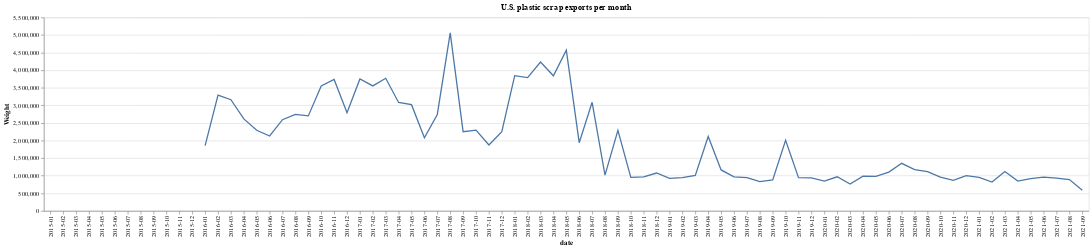

Notebook cell for this chart:
### Code cell
alt.Chart(month_avg_plastic).mark_line().encode(
    x='date',
    y='Weight'
).properties(
    title='U.S. plastic scrap exports per month')

### Figure 1 — Vega-Lite specification as saved in the notebook (floating-point values rounded to 4 significant figures)
{"config": {"view": {"continuousWidth": 400, "continuousHeight": 300}}, "data": {"name": "data-f74002d15240e4caf77b586acc64de90"}, "mark": "line", "encoding": {"x": {"type": "nominal", "field": "date"}, "y": {"type": "quantitative", "field": "Weight"}}, "title": "U.S. plastic scrap exports per month", "$schema": "https://vega.github.io/schema/vega-lite/v4.8.1.json", "datasets": {"data-f74002d15240e4caf77b586acc64de90": [{"date": "2015-01", "Weight": null}, {"date": "2015-02", "Weight": null}, {"date": "2015-03", "Weight": null}, {"date": "2015-04", "Weight": null}, {"date": "2015-05", "Weight": null}, {"date": "2015-06", "Weight": null}, {"date": "2015-07", "Weight": null}, {"date": "2015-08", "Weight": null}, {"date": "2015-09", "Weight": null}, {"date": "2015-10", "Weight": null}, {"date": "2015-11", "Weight": null}, {"date": "2015-12", "Weight": null}, {"date": "2016-01", "Weight": 1856000.0}, {"date": "2016-02", "Weight": 3294000.0}, {"date": "2016-03", "Weight": 3160000.0}, {"date": "2016-04", "Weight": 2616000.0}, {"date": "2016-05", "Weight": 2293000.0}, {"date": "2016-06", "Weight": 2130000.0}, {"date": "2016-07", "Weight": 2593000.0}, {"date": "2016-08", "Weight": 2744000.0}, {"date": "2016-09", "Weight": 2701000.0}, {"date": "2016-10", "Weight": 3552000.0}, {"date": "2016-11", "Weight": 3735000.0}, {"date": "2016-12", "Weight": 2791000.0}, {"date": "2017-01", "Weight": 3752000.0}, {"date": "2017-02", "Weight": 3553000.0}, {"date": "2017-03", "Weight": 3770000.0}, {"date": "2017-04", "Weight": 3082000.0}, {"date": "2017-05", "Weight": 3020000.0}, {"date": "2017-06", "Weight": 2079000.0}, {"date": "2017-07", "Weight": 2742000.0}, {"date": "2017-08", "Weight": 5062000.0}, {"date": "2017-09", "Weight": 2253000.0}, {"date": "2017-10", "Weight": 2298000.0}, {"date": "2017-11", "Weight": 1876000.0}, {"date": "2017-12", "Weight": 2253000.0}, {"date": "2018-01", "Weight": 3842000.0}, {"date": "2018-02", "Weight": 3787000.0}, {"date": "2018-03", "Weight": 4232000.0}, {"date": "2018-04", "Weight": 3840000.0}, {"date": "2018-05", "Weight": 4567000.0}, {"date": "2018-06", "Weight": 1939000.0}, {"date": "2018-07", "Weight": 3088000.0}, {"date": "2018-08", "Weight": 1017000.0}, {"date": "2018-09", "Weight": 2290000.0}, {"date": "2018-10", "Weight": 950900.0}, {"date": "2018-11", "Weight": 964600.0}, {"date": "2018-12", "Weight": 1077000.0}, {"date": "2019-01", "Weight": 923300.0}, {"date": "2019-02", "Weight": 947100.0}, {"date": "2019-03", "Weight": 1007000.0}, {"date": "2019-04", "Weight": 2117000.0}, {"date": "2019-05", "Weight": 1165000.0}, {"date": "2019-06", "Weight": 970100.0}, {"date": "2019-07", "Weight": 943800.0}, {"date": "2019-08", "Weight": 834200.0}, {"date": "2019-09", "Weight": 881200.0}, {"date": "2019-10", "Weight": 2006000.0}, {"date": "2019-11", "Weight": 944600.0}, {"date": "2019-12", "Weight": 941800.0}, {"date": "2020-01", "Weight": 846900.0}, {"date": "2020-02", "Weight": 970300.0}, {"date": "2020-03", "Weight": 761900.0}, {"date": "2020-04", "Weight": 989500.0}, {"date": "2020-05", "Weight": 984000.0}, {"date": "2020-06", "Weight": 1103000.0}, {"date": "2020-07", "Weight": 1352000.0}, {"date": "2020-08", "Weight": 1175000.0}, {"date": "2020-09", "Weight": 1116000.0}, {"date": "2020-10", "Weight": 959200.0}, {"date": "2020-11", "Weight": 871300.0}, {"date": "2020-12", "Weight": 1004000.0}, {"date": "2021-01", "Weight": 950900.0}, {"date": "2021-02", "Weight": 820700.0}, {"date": "2021-03", "Weight": 1118000.0}, {"date": "2021-04", "Weight": 846600.0}, {"date": "2021-05", "Weight": 920900.0}, {"date": "2021-06", "Weight": 958700.0}, {"date": "2021-07", "Weight": 931500.0}, {"date": "2021-08", "Weight": 891500.0}, {"date": "2021-09", "Weight": 589900.0}]}}
